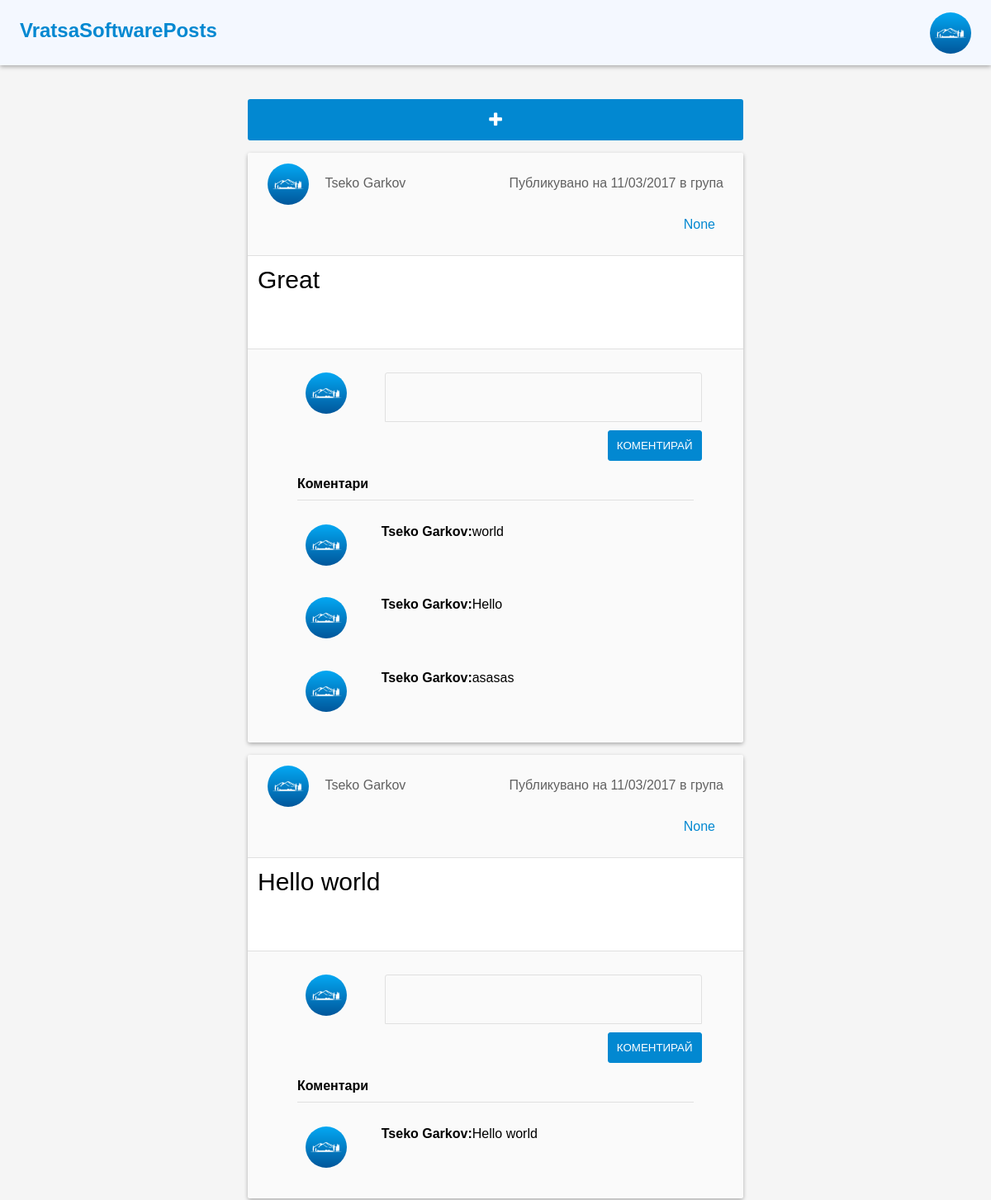
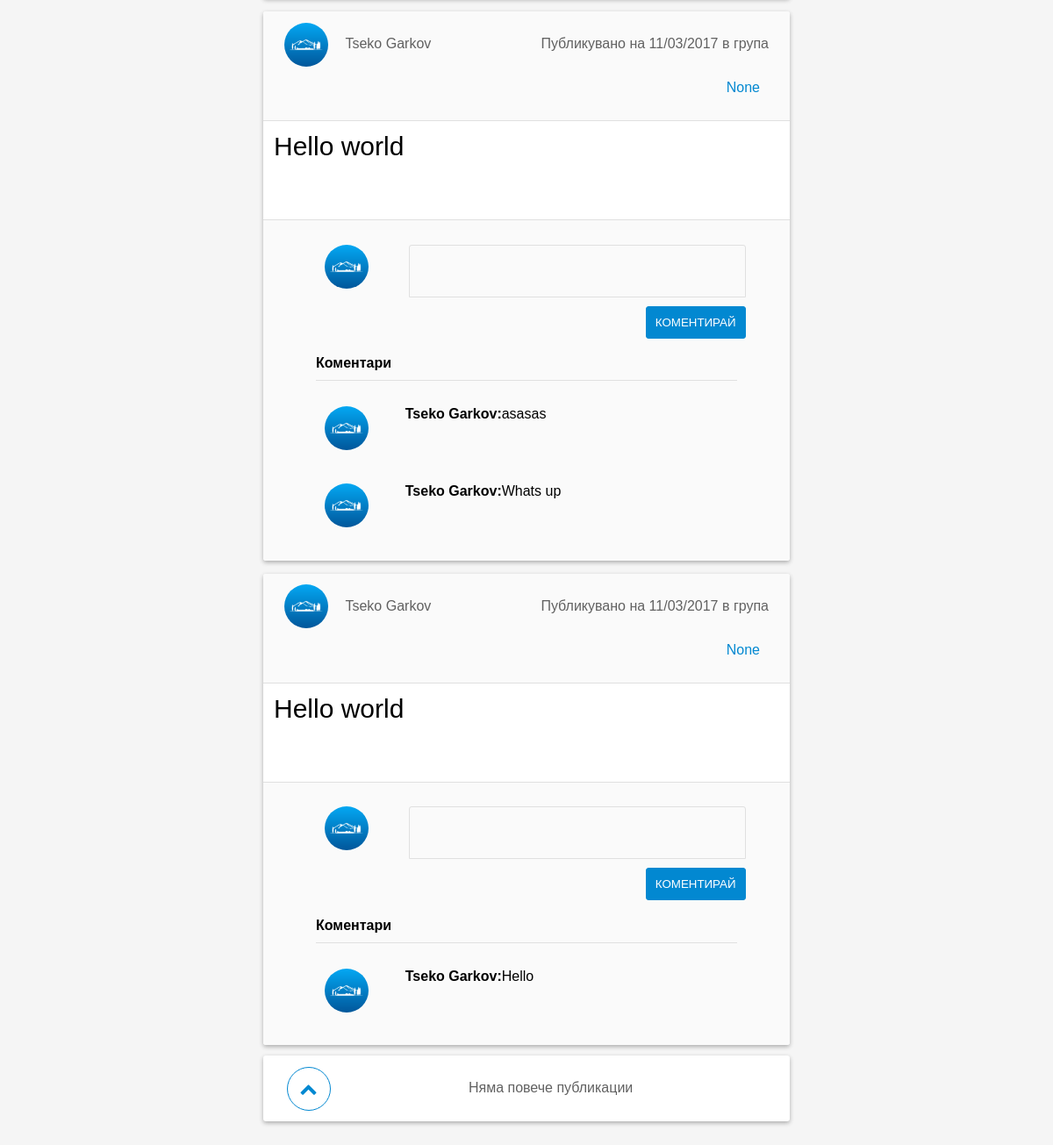
The page /pages/main.php?type=global&key=f3facc66f3bbbade8c7b5ad8eea387f6 (signed in) on the database its author committed (2 pictures, top to bottom).
### tables this page shows
CREATE TABLE `posts` (
  `id` int(10) NOT NULL,
  `author_id` int(11) NOT NULL,
  `content` varchar(255) NOT NULL,
  `category` varchar(20) NOT NULL,
  `date_publish` date NOT NULL,
  `date_deleted` date NOT NULL
);

CREATE TABLE `users` (
  `user_id` int(11) NOT NULL,
  `user_fname` varchar(12) NOT NULL,
  `user_lname` varchar(12) NOT NULL,
  `user_pass` varchar(12) NOT NULL,
  `user_email` varchar(20) NOT NULL,
  `user_region` varchar(20) NOT NULL,
  `user_key` varchar(255) NOT NULL,
  `type` enum('a','b','c') NOT NULL DEFAULT 'a',
  `activated` enum('no','yes') NOT NULL DEFAULT 'no',
  `date_deleted` date NOT NULL
);

CREATE TABLE `comments` (
  `comment_id` int(11) NOT NULL,
  `comment_author` int(11) NOT NULL,
  `comment_cont` varchar(255) NOT NULL,
  `post_id` int(11) NOT NULL,
  `date_deleted` date NOT NULL
);

### php/read03.php (the view, shortened to what this page needs)
<?php
	if(!empty($_GET['type']) && !empty($_GET['key'])){
		$user_key = $_GET["key"];
		if($_GET['type']=='global'){
			$user_inf = mysql_query("SELECT `users`.`user_id`, `users`.`user_key`, `users`.`user_fname`, `users`.`user_lname`, `profile_pictures`.`img`, `profile_pictures`.`picture_id`
								FROM `users`
								INNER JOIN `profile_pictures`
								ON `users`.`user_id` = `profile_pictures`.`user`
								WHERE `users`.`user_key` = '$user_key'");
			$user = mysql_fetch_array($user_inf);
			$post = mysql_query("SELECT `posts`.`id` as post, `users`.`user_id` as id, `users`.`user_fname` as fname, `users`.`user_lname` as lname, `users`.`user_key` as link, `posts`.`date_publish` as date, `posts`.`content` as content, `posts`.`category` as category
								 FROM `posts`
								 INNER JOIN `users`
								 ON `posts`.`author_id` = `users`.`user_id`
								 WHERE `posts`.`date_deleted` IS NULL
								 ORDER BY `posts`.`id` DESC");
		}
		$post_count = mysql_num_rows($post);
?>
<!doctype html>
<html>
	<body>
		<?php
			if($post_count > 0){
				while($row = mysql_fetch_assoc($post)){
		?>
			<div class='post'>
				<div class='post-head'>
					<div class='col-5'>
						<a style='display: inline-block;' href='profile.php?type=local&key=<?php echo $row["link"];  ?>'>
							<div class='profile-img-small'>
								<?php
								$img = mysql_query("SELECT `profile_pictures`.`img` FROM `profile_pictures` INNER JOIN `users` ON `users`.`user_id` = `profile_pictures`.`user` WHERE `profile_pictures`.`user`='  $row[id]  '");
								$dspImg = mysql_fetch_assoc($img);
								if(!empty($dspImg['img'])){ ?>
									<img src='../php/displayPhoto.php?id=<?php echo $row['id']; ?>' class='response-img' alt=''>
									;
								<?php }else{ ?>
									<img src='../img/logo.png' class='response-img' alt=''>;
								<?php } ?>
							</div>
							<span class='post-author'><?php echo $row['fname'] . " " . $row['lname']  ?></span>
						</a>
					</div>
					<div class='col-5' style='text-align: right;'>
						<span style='margin-right: 10px;'>Публикувано на   <?php echo date('d/m/Y', strtotime($row['date'])); ?>   в група <a href='#group'><?php echo $row['category'];  ?></a></span>
					</div>
				</div>
				<div class='post-cont'>
					<div class='post-review'>
						<p><?php echo $row['content'];  ?></p>
						<div class='player'>
						<?php
						$dsp = mysql_query("SELECT `files`.`file_id`, `files`.`file_name`, `files`.`type` FROM `files` INNER JOIN `posts` ON `files`.`post_id` = `posts`.`id` WHERE `posts`.`id` = '  $row[post]  '");
						if(mysql_num_rows($dsp) > 0){ ?>
							<ul>
							</ul>
						<?php
						} ?>
						</div>
					</div>
				</div>
				<div class='comment-post'>
					<form action='' method='post' class='comment-wrap' onsubmit='commentPost(this,<?php echo  $row["post"]; ?> ); return false;'>
						<div class='row'>
							<div class='col-2'>
								<a style='display: inline-block;' href='../pages/profile.php?type=local&key=<?php echo $user["user_key"]; ?>'>
									<div class='profile-img-small'>
										<?php
											if(!empty($user['img'])){ ?>
												<img src='../php/displayPhoto.php?id=<?php echo  $user['picture_id'];  ?>' class='response-img' alt=''>;
										<?php
										}else{ ?>
												<img src='../img/logo.png' class='response-img' alt=''>;
										<?php
										} ?>
									</div>
								</a>
							</div>
							<div class='col-8'>
								<textarea class='comment'></textarea>
							</div>
							<div class='col-10'>
								<button class='btn-7' name='post'>Коментирай</button>
							</div>
						</div>
					</form>
					<div class='post-comments'>
						<p>Коментари</p>
						<div class='comments'>
						<?php
							$showComments = mysql_query("SELECT * FROM `comments` INNER JOIN `users` ON `comments`.`comment_author` = `users`.`user_id` INNER JOIN `posts` ON `comments`.`post_id` = `posts`.`id` WHERE `posts`.`id`='  $row[post]  ' ORDER BY `comments`.`comment_id` DESC");
							$countComments = mysql_num_rows($showComments);
							if($countComments > 0){
								$i = 3;
								while($i > 0 && $row = mysql_fetch_assoc($showComments)){ ?>
									<div class='comment-box'>
										<div class='col-2'>
											<a href='../pages/profile.php?type=local&key=<?php echo $row["user_key"]; ?>'>
												<div class='profile-img-small'>
														<img src='../img/logo.png' class='response-img' alt=''>
												</div>
											</a>
										</div>
										<div class='col-8'>
												<span><b><?php echo $row['user_fname'] . " " . $row['user_lname'];  ?>:</b><?php echo   $row['comment_cont']; ?></span>
										</div>
									</div>
									<?php
									$i--;
								}
							}else{
								echo "Все още няма коментари Бързо напиши един преди своите приятели!";
							} ?>
						</div>
					</div>
				</div>
			</div>
			<?php
				}
			}else{ ?>
				<div class='post'><p class='no-posts'>Все още няма публикации тук :(</p></div>
			<?php
			}
	}else{
		echo "No key set";
	}
			?>

### pages/main.php (shortened to what this page needs)
<?php
	$res = mysql_query("SELECT profile_pictures.img, users.* FROM users INNER JOIN profile_pictures ON users.user_id = profile_pictures.user WHERE users.user_id ='" . $_SESSION["user"] . "'");
	$inf = mysql_fetch_assoc($res);
?>
<!doctype html>
<html>
	<head>
		<link rel="stylesheet" type="text/css" href="../style/layout.css">
		<link rel="stylesheet" type="text/css" href="../style/post.css">
		<link rel="stylesheet" type="text/css" href="../style/icons.css">
		<link rel="stylesheet" type="text/css" href="../style/developer.css">
		<link rel="stylesheet" type="text/css" href="../style/modals.css">
		<link rel="stylesheet" type="text/css" href="../style/dropdown.css">
		<link rel="stylesheet" type="text/css" href="../style/player.css">
		<link rel="stylesheet" type="text/css" href="../style/form.css">
	</head>
	<body>
		<nav class="main-menu">
			<div class="col-8">
				<ul class="nav-left">
					<li>
						<h2>VratsaSoftwarePosts</h2>
					</li>
				</ul>
			</div>
			<div class="col-2">
				<ul class="nav-right">
					<li>
						<div class="dropdown">
							<div class="btn" id="mybtn">
								<?php if(empty($inf["img"])){ ?>
									<img src="../img/logo.png" class="response-img" alt="">
								<?php }else{ ?>
									<img src="../php/displayPhoto.php?id=<?php echo $inf["user_id"] ?>" class="response-img" alt="">
								<?php } ?>
							</div>
						</div>
					</li>
				</ul>
			</div>
		</nav>
		<div class="row">
			<div class="container-md">
				<div class="posts-header">
					<button class="btn-4" onclick="showModal(1)">
						<span class="icon normal plus"></span>
					</button>
				</div>
				<div class="posts">
					<?php
						include("../php/read03.php");
					?>
				</div>
				<div class="posts-footer">
					<div class="row">
						<div class="col-1">
							<button class="btn-1" onclick="window.scrollTo(0,0)">
								<span class="icon normal up"></span>
							</button>
						</div>
						<div class="col-9">
							<p>Няма повече публикации</p>
						</div>
					</div>
				</div>
			</div>
		</div>
	</body>
</html>

### style/layout.css (style rules this page uses)
* { padding: 0; margin: 0; }
body { background-color: #F5F5F5; font-family: Arial; }
input,fieldset,button,textarea,select { border: 0; outline: 0; background: none; }
ul { list-style-type: none; }
li { display: inline-block; vertical-align: top; }
a { text-decoration: none; color: #0288D1; }
.col-1 { width: 10%; }
.col-2 { width: 20%; }
.col-5 { width: 50%; }
.col-8 { width: 80%; }
.col-9 { width: 90%; }
.col-10 { width: 100%; }
.col-1, .col-2, .col-3, .col-4, .col-5, .col-6, .col-7, .col-8, .col-9, .col-10 { float: left; position: relative; min-height: 1px; box-sizing: border-box; }
.row::after { content: ''; display: block; clear: both; }
.container-md { width: 50%; height: auto; margin: auto; padding: 10% 0 5%; }

### style/post.css (style rules this page uses)
.main-menu { position: fixed; top: 0; left: 0; width: 100%; height: auto; padding: 1% 2%; background: #f4f8ff; box-sizing: border-box; box-shadow: 0 2px 5px 0 rgba(0,0,0, .3); z-index: 2; }
.nav-left { text-align: left; }
.nav-left > li { margin-right: 15px; line-height: 50px; color: #0288D1; }
.nav-right { text-align: right; }
.nav-right > li { margin-left: 15px; line-height: 50px; color: #0288D1; }
.profile-img-small, .profile-img-big, .profile-img-md { display: inline-block; overflow: hidden; vertical-align: middle; }
.profile-img-small { width: 50px; height: 50px; border-radius: 50px; }
.post-author { display: inline-block; margin-left: 15px; color: #616161; }
.posts-header { width: 100%; box-sizing: border-box; }
.posts-footer { width: 100%; padding: 2% 4%; text-align: center; background: #fff; color: #616161; line-height: 50px; box-shadow: 0 2px 5px 0 rgba(0,0,0, .3); border-radius: 3px; box-sizing: border-box; }
.posts { width: 100%; height: auto; margin: 2% 0; }
.post { width: 100%; height: auto; margin-top: 15px; background: #fff; box-shadow: 0 2px 5px 0 rgba(0,0,0, .3); border-radius: 3px; overflow: hidden; }
.post-head { padding: 2% 4%; overflow-y: auto; background: #FAFAFA; color: #616161; line-height: 50px; border-bottom: 1px solid #E0E0E0; }
.post-cont { width: 100%; height: auto; padding: 2% 0; font-size: 15px; box-sizing: border-box; }
.post-review { font-size: 2em; padding: 0 2%; box-sizing: border-box; }
.comment-post { position: relative; display: block; width: 100%; height: auto; padding: 3% 10%; background: #FAFAFA; border-top: 1px solid #E0E0E0; box-sizing: border-box; }
.comment-wrap { width: 100%; height: auto; padding: 2%; overflow-y: auto; }
.comment-wrap textarea { display: block; width: 100%; height: 60px; padding: 10px; font-family: Arial; font-size: 16px; border-top-left-radius: 3px; border-top-right-radius: 3px; box-sizing: border-box; border: 1px solid #E0E0E0; resize: none; }
.post-comments { box-sizing: border-box; }
.post-comments > p { padding: 10px 0; font-size: 16px; font-weight: bold; border-bottom: 1px solid #E0E0E0; }
.comments { padding-top: 2%; }
.comment-box { height: auto; margin: auto; padding: 4% 2%; border-radius: 3px; overflow-y: auto; }
.btn-1 { position: relative; display: inline-block; min-width: 50px; min-height: 50px; width: 50px; height: 50px; color: #0288D1; border: 1px solid #0288D1; border-radius: 50px; vertical-align: middle; transition: .3s background ease; }
.btn-4 { position: relative; display: inline-block; min-width: 100%; min-height: 50px; width: 100%; height: 50px; background: #0288D1; color: #fff; border-radius: 3px; vertical-align: middle; transition: .3s box-shadow ease; }
.btn-7 { float: right; display: inline-block; margin-top: 10px; padding: 10px; text-transform: uppercase; color: #fff; background: #0288D1; border: 1px solid #0288D1; border-radius: 3px; transition: .2s background ease, .2s color ease; }
.response-img { max-width: 100%; min-width: 100%; }

### style/dropdown.css (style rules this page uses)
.dropdown { position: relative; width: 100%; height: auto; margin: 5% auto; }
.dropdown .btn { width: 50px; height: 50px; margin: auto; text-align: center; line-height: 50px; border-radius: 50px; background: #fff; overflow: hidden; cursor: pointer; }

### rows shown on the page
posts: author.user_fname "Tseko", author.user_lname "Garkov", date_publish "11/03/2017", category "None", content "Great"
comments: users.user_fname "Tseko", users.user_lname "Garkov", comment_cont "world"
comments: users.user_fname "Tseko", users.user_lname "Garkov", comment_cont "Hello"
comments: users.user_fname "Tseko", users.user_lname "Garkov", comment_cont "asasas"
posts: author.user_fname "Tseko", author.user_lname "Garkov", date_publish "11/03/2017", category "None", content "Hello world"
comments: users.user_fname "Tseko", users.user_lname "Garkov", comment_cont "Hello world"
posts: author.user_fname "Tseko", author.user_lname "Garkov", date_publish "11/03/2017", category "None", content "Hello world"
comments: users.user_fname "Tseko", users.user_lname "Garkov", comment_cont "asasas"
comments: users.user_fname "Tseko", users.user_lname "Garkov", comment_cont "Whats up"
posts: author.user_fname "Tseko", author.user_lname "Garkov", date_publish "11/03/2017", category "None", content "Hello world"
comments: users.user_fname "Tseko", users.user_lname "Garkov", comment_cont "Hello"
